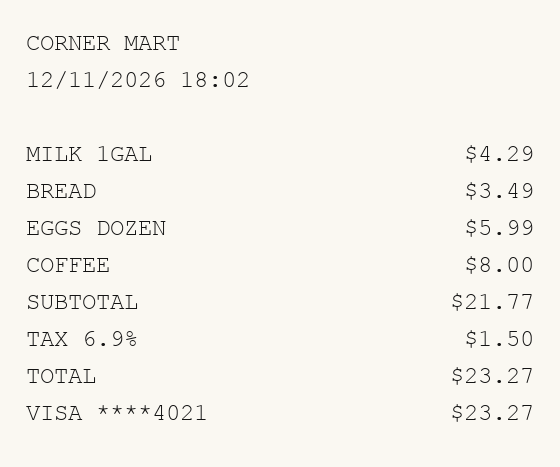
#> input picture eval/varied/v01_us_tax.png, 560 x 467 px
$ python -i preprocessing.py   (imports and definitions only)
#> lines starting #> are read from the running program, lines starting #| are printed output that depends on the picture; after the words box and inside, x2 and y2 are one past the last pixel; in counts of white or black regions, pixels touching at a corner belong together
"""Crop, deskew, denoise, orient. Runs BEFORE the reader.

PaddleOCR handles worn thermal paper well, but a skewed or badly
framed crop is still the most common cause of a bad read.
Everything here is OpenCV — no model.
"""

import cv2
import numpy as np


MAX_SIDE = 2400       # phone photos are 12–24 MP; OCR needs far less


class UnreadableImage(ValueError):
    """The upload is not an image this app can open (message is user-safe)."""


def load_image(image_path: str):
    """Any common photo format → upright BGR array.

    Pillow, not cv2.imread: OpenCV cannot open AVIF (the iPhone receipt
    'IMG_2389.AVIF' failed with 'Extraction failed: <path>'), and EXIF
    orientation is applied explicitly. HEIC works if pillow-heif is
    installed. Very large photos are scaled down to MAX_SIDE.
    """
#> called with image_path = '../../eval/varied/v01_us_tax.png'
    from PIL import Image, ImageOps
    try:
        from pillow_heif import register_heif_opener   # optional
        register_heif_opener()
#> (this line was passed over: pillow_heif is not available in this run)
    except ImportError:
        pass
    try:
        with Image.open(image_path) as im:
#> im is the input picture: PIL image 560x467 RGB; mean R, G, B 246.1, 244.1, 238.2
            im = ImageOps.exif_transpose(im)
            im = im.convert("RGB")
            if max(im.size) > MAX_SIDE:
                im.thumbnail((MAX_SIDE, MAX_SIDE), Image.LANCZOS)
            arr = np.array(im)
    except FileNotFoundError:
        raise
    except Exception as e:                      # noqa: BLE001
        raise UnreadableImage(
            f"Cannot open this file as an image ({type(e).__name__}). "
            "Use JPG, PNG, WEBP or AVIF; for iPhone HEIC photos, export "
            "as JPG first.") from e
    return cv2.cvtColor(arr, cv2.COLOR_RGB2BGR)


def preprocess(image_path: str, margin: int = 8) -> str:
    """Returns a path to the cleaned image."""
    img = load_image(image_path)

    img = _deskew(img)
    img = _denoise_contrast(img)
    img = _crop_border(img, margin)

    out = image_path.rsplit(".", 1)[0] + "_clean.png"
    cv2.imwrite(out, img)
    return out


def _deskew(img):
    """Rotate by the dominant text angle — receipts are often tilted."""
    gray = cv2.cvtColor(img, cv2.COLOR_BGR2GRAY)
    gray = cv2.bitwise_not(gray)
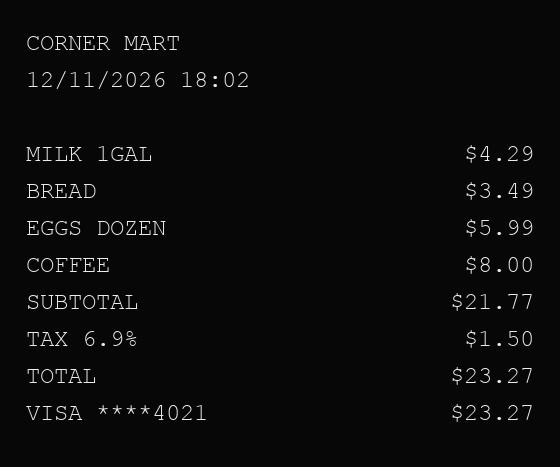
#> gray: shape (467, 560); min 7, max 235, mean 10.9
    thr = cv2.threshold(gray, 0, 255,
                        cv2.THRESH_BINARY | cv2.THRESH_OTSU)[1]
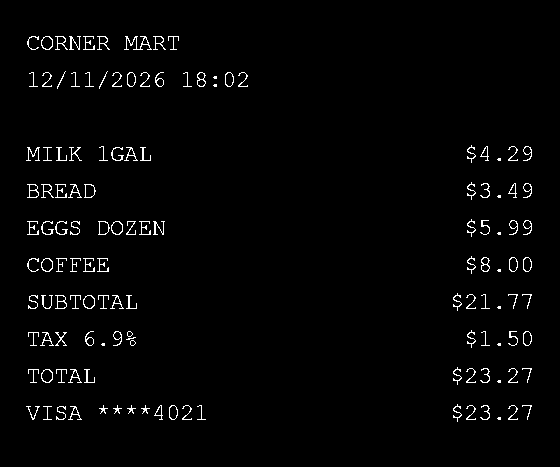
#> thr: shape (467, 560); 2% white in thin lines or dots, all inside (x1, y1, x2, y2) = (26, 36, 532, 422)
    coords = np.column_stack(np.where(thr > 0))
#> coords = 5164 pairs, first value 36 to 421, second value 26 to 531
    if len(coords) < 100:
        return img
    angle = cv2.minAreaRect(coords)[-1]
#> angle = -0.27
    angle = -(90 + angle) if angle < -45 else -angle
#> angle = 0.27
    if abs(angle) < 0.5 or abs(angle) > 15:      # ignore extremes
        return img
    h, w = img.shape[:2]
    m = cv2.getRotationMatrix2D((w // 2, h // 2), angle, 1.0)
    return cv2.warpAffine(img, m, (w, h), flags=cv2.INTER_CUBIC,
                          borderMode=cv2.BORDER_REPLICATE)


def _denoise_contrast(img):
    """Faded thermal print benefits from contrast stretching."""
    gray = cv2.cvtColor(img, cv2.COLOR_BGR2GRAY)
    clahe = cv2.createCLAHE(clipLimit=2.0, tileGridSize=(8, 8))
    return cv2.cvtColor(clahe.apply(gray), cv2.COLOR_GRAY2BGR)


def _crop_border(img, margin: int):
    """Drop the dark edge from a photographed page."""
#> called with margin = 8
    h, w = img.shape[:2]
#> h = 467; w = 560
    if h <= 2 * margin or w <= 2 * margin:
        return img
    return img[margin:h - margin, margin:w - margin]
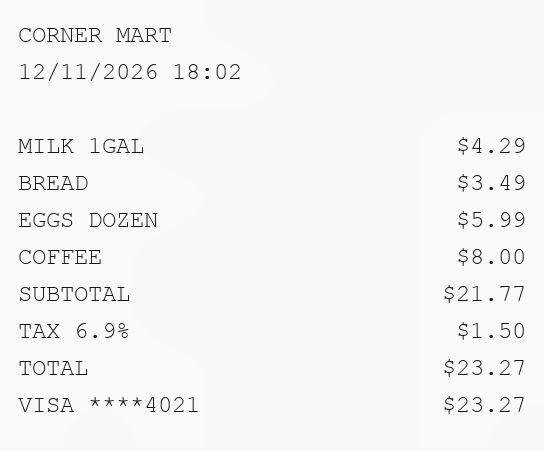
#> returned value: shape (451, 544, 3); min 20, max 249, mean 244.3

>>> result = preprocess('../../eval/varied/v01_us_tax.png')

$ run again, on eval/varied/v02_amount_due.png
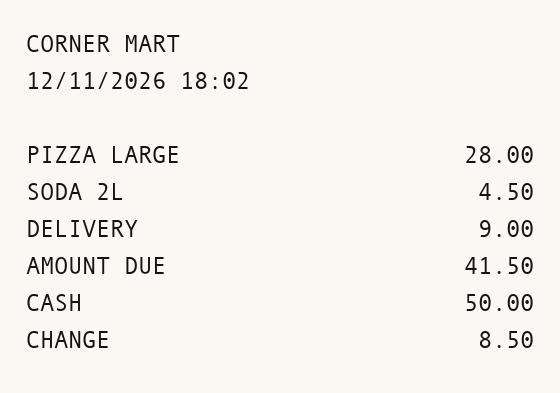
#> input picture eval/varied/v02_amount_due.png, 560 x 393 px
#> in load_image, im is the input picture: PIL image 560x393 RGB; mean R, G, B 243.4, 241.5, 235.6
#> in _deskew, `thr = cv2.threshold(gray, 0, 255, cv2.THRESH_BINARY | cv2.THRESH_OTSU)..`:
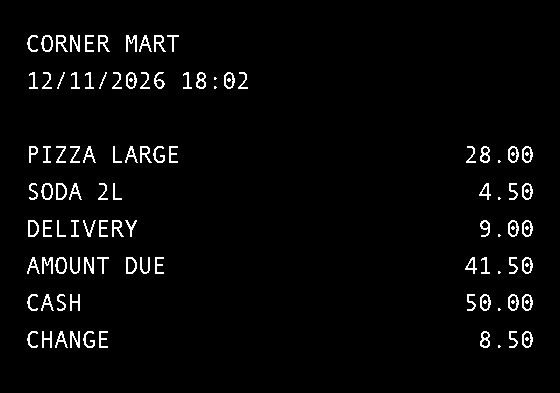
#> thr: shape (393, 560); 3% white in thin lines or dots, all inside (x1, y1, x2, y2) = (27, 35, 533, 348)
#> coords = 6646 pairs, first value 35 to 347, second value 27 to 532
#> in _deskew, `angle = cv2.minAreaRect(coords)[-1]`: angle = -90
#> in _deskew, `angle = -(90 + angle) if angle < -45 else -angle`: angle = 0
#> in _crop_border, `return img[margin:h - margin, margin:w - margin]`:
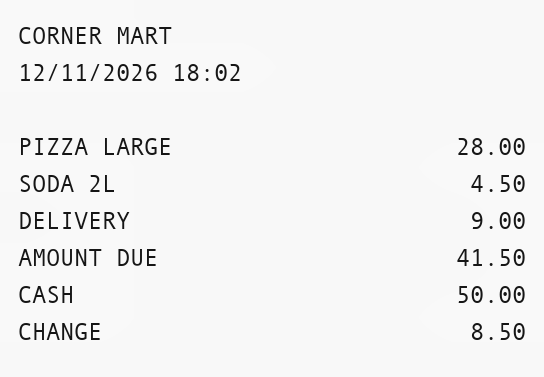
#> returned value: shape (377, 544, 3); min 20, max 249, mean 241.3

$ run again, on eval/varied/v03_balance_due.png
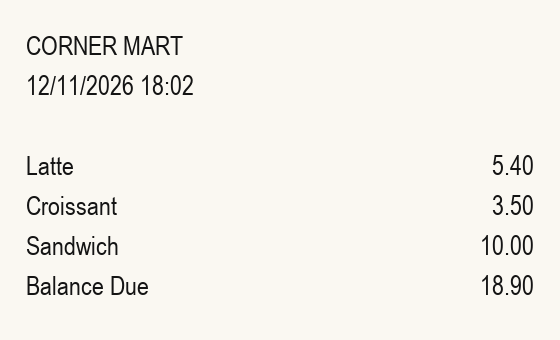
#> input picture eval/varied/v03_balance_due.png, 560 x 340 px
#> in load_image, im is the input picture: PIL image 560x340 RGB; mean R, G, B 244, 242.1, 236.2
#> in _deskew, `thr = cv2.threshold(gray, 0, 255, cv2.THRESH_BINARY | cv2.THRESH_OTSU)..`:
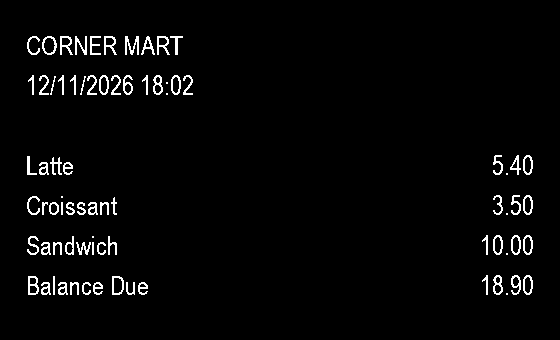
#> thr: shape (340, 560); 2.8% white in thin lines or dots, all inside (x1, y1, x2, y2) = (27, 36, 533, 295)
#> coords = 5236 pairs, first value 36 to 294, second value 27 to 532
#> in _deskew, `angle = cv2.minAreaRect(coords)[-1]`: angle = -90
#> in _deskew, `angle = -(90 + angle) if angle < -45 else -angle`: angle = 0
#> in _crop_border, `return img[margin:h - margin, margin:w - margin]`:
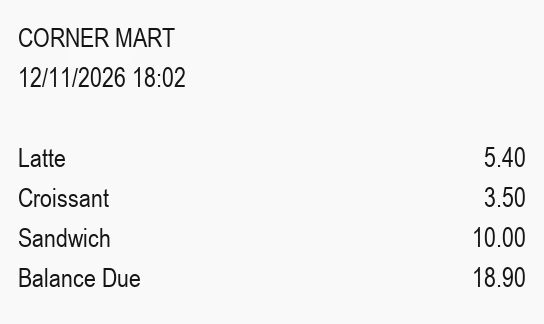
#> returned value: shape (324, 544, 3); min 20, max 250, mean 242.6

$ run again, on eval/varied/v05_thousands.png
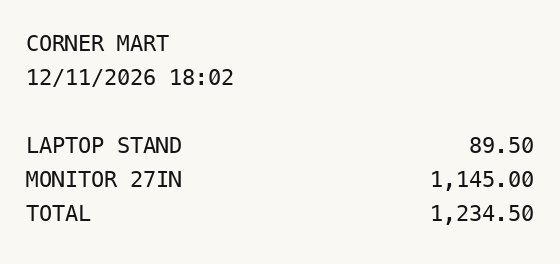
#> input picture eval/varied/v05_thousands.png, 560 x 264 px
#> in load_image, im is the input picture: PIL image 560x264 RGB; mean R, G, B 242.4, 240.4, 234.6
#> in _deskew, `thr = cv2.threshold(gray, 0, 255, cv2.THRESH_BINARY | cv2.THRESH_OTSU)..`:
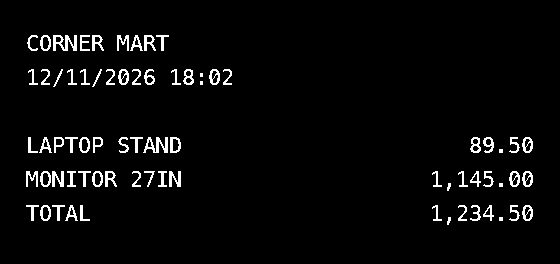
#> thr: shape (264, 560); 3.6% white in thin lines or dots, all inside (x1, y1, x2, y2) = (26, 35, 533, 225)
#> coords = 5323 pairs, first value 35 to 224, second value 26 to 532
#> in _deskew, `angle = cv2.minAreaRect(coords)[-1]`: angle = -0.551
#> in _deskew, `angle = -(90 + angle) if angle < -45 else -angle`: angle = 0.551
#> m = [[1, 0.00961, -1.26], [-0.00961, 1, 2.7]]
#> in _crop_border, `return img[margin:h - margin, margin:w - margin]`:
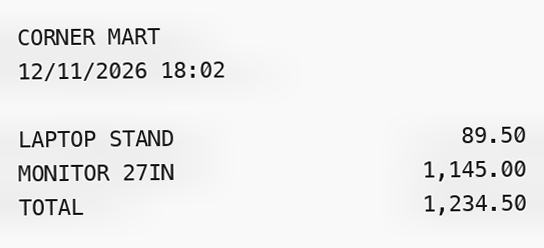
#> returned value: shape (248, 544, 3); min 2, max 255, mean 237.7
